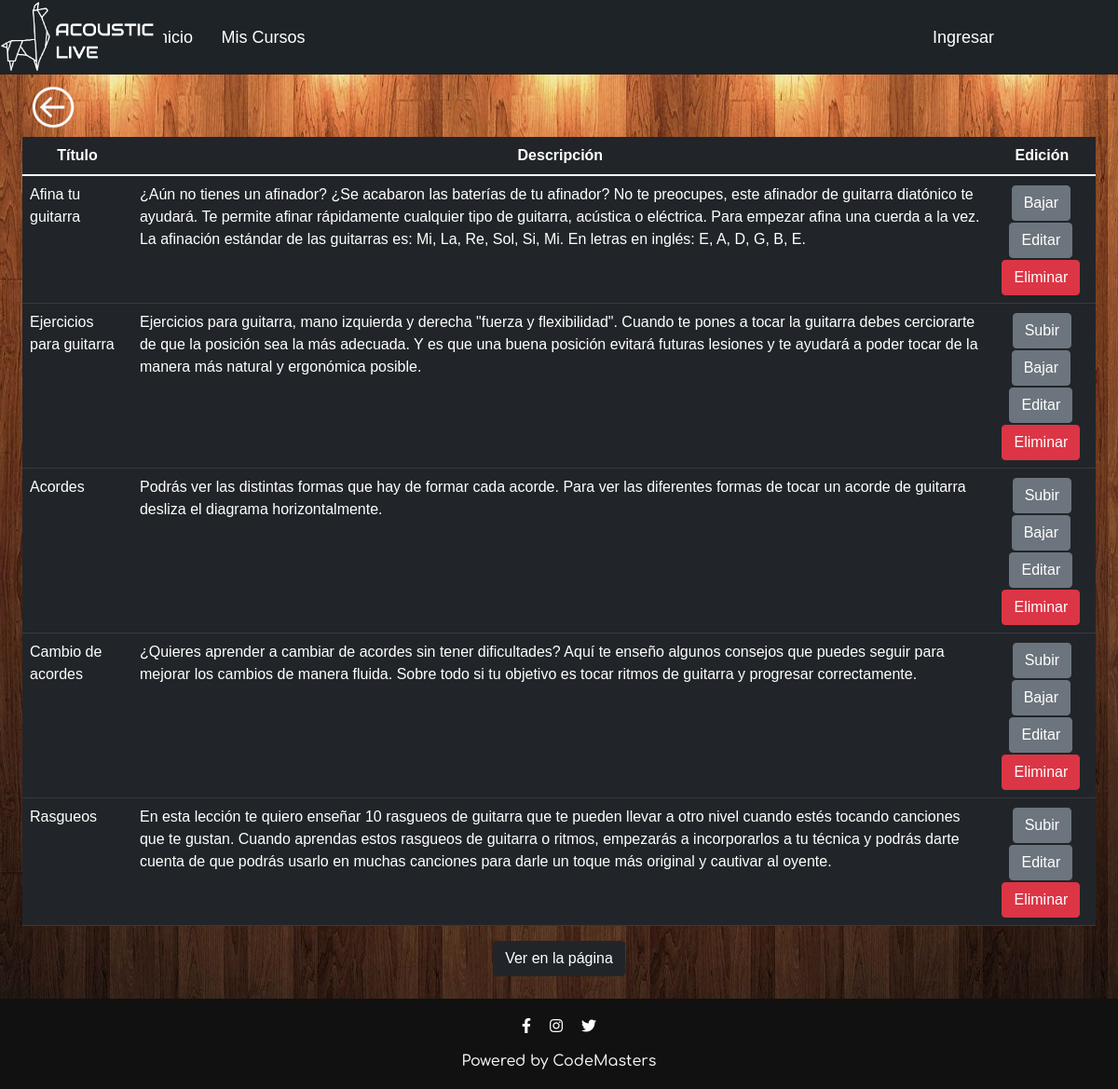
Page /Mis_Videos/1/ on the committed database.
### gestionBD/models.py (models this page shows, shortened)
class Leccion(models.Model):
    nombre_leccion = models.CharField(max_length=100)
    nivel =models.IntegerField()
    link = models.CharField(max_length=600)
    descripcion = models.TextField()
    idprofesor = models.ForeignKey(Profesor,on_delete=CASCADE)
    orden = models.IntegerField(null=True)

### gestionBD/views.py (the view)
# urls.py: path('Mis_Videos/<int:nivel>/',crud_profesores),
def crud_profesores(request, nivel): #CRUD Profesores
    lecciones = Leccion.objects.filter(nivel=nivel, idprofesor_id=3).order_by('orden')
    cant = 0
    for leccion in lecciones:
        cant = cant + 1
    contexto = {
        'lecciones' : lecciones,
        'cantidad' : cant,
        'nivel' : nivel,
    }
    return render(request,'CRUD_Profesores.html', contexto)

### Acoustic_Live/Templates/CRUD_Profesores.html (shortened to what this page needs)
{% extends 'Base.html' %}
{% block content %}
{% load static %}
<div class="container-fluid" style="padding-top: 90px;">
    <link rel="stylesheet" href="{% static '/css/fondo.css' %}" >
    <form action="/Inicio_Profesores/" method="GET">
      <input type="image" name="boton_back" style="margin-left: 20px; " src="{% static 'Imagenes/flechita.png' %}" alt="Volver atras" width="50" height="50">
    </form>
    <div class="container-fluid contenedor">
      <div class="col-lg-12">
        <div class="table-responsive">
          <table class="table table-dark table-hover">
            <thead>
              <tr>
                <th class="text-center">T&iacute;tulo</th>
                <th class="text-center">Descripci&oacute;n</th>
                <th class="text-center">Edici&oacute;n</th>
              </tr>
            </thead>
            <tbody>
              {% for leccion in lecciones %}
              <tr>
                <td>{{ leccion.nombre_leccion  }}</td>
                <td> {{ leccion.descripcion }} </td>
                <td>
                  {% ifequal 1 leccion.orden %}
                    <center><a href="/Bajar/3/{{ leccion.orden }}/{{ leccion.nivel }}" class="btn btn-secondary" style="margin-right: 2%; margin-top: 2%;">Bajar</a></center>
                  {% else %}
                    {% ifequal cantidad leccion.orden %}
                    <center><a href="/Subir/3/{{ leccion.orden }}/{{ leccion.nivel }}" class="btn btn-secondary" style="margin-right: 2%; margin-left: 2%;margin-top: 2%;">Subir</a></center>
                    {% else %}
                      <center><a href="/Subir/3/{{ leccion.orden }}/{{ leccion.nivel }}" class="btn btn-secondary" style="margin-right: 2%; margin-left: 2%;margin-top: 2%;">Subir</a>
                      <a href="/Bajar/3/{{ leccion.orden }}/{{ leccion.nivel }}" class="btn btn-secondary" style="margin-right: 2%; margin-top: 2%;">Bajar</a></center>
                    {% endifequal %}
                  {% endifequal %}
                    <center><a href="/Editar_video/{{leccion.id}}/{{leccion.nivel}}" class="btn btn-secondary" style="margin-right: 2%; margin-top: 2%;">Editar</a></center>
                    <center> <a href="#exampleModal" id="{{leccion.id}}" class="btn btn-danger" style="margin-right: 2%; margin-top: 2%;" onclick="clicked(event,'3', '{{ leccion.id }}', '{{ leccion.orden }}','{{ leccion.nivel }}')" data-bs-toggle="modal">Eliminar</a></center>
                </td>
              </tr>
              {% endfor %}
            </tbody>
          </table>
        </div>
        <form action="/vista_videos_para_profesores/3/{{nivel}}" method="GET">
          <center><input type="submit" class="btn btn-dark w-150" value="Ver en la p&aacute;gina"></center>
        </form>
     </div>
    </div>
</div>
{% endblock %}

### Acoustic_Live/Templates/Base.html (shortened to what this page needs)
<!DOCTYPE html>
<html lang="es">
{% load static %}
<head>
    <link rel="stylesheet" href="{% static 'bootstrap/css/bootstrap.min.css' %}">
    <link rel="stylesheet" href="{% static '/css/style.css' %}">
    <link href="https://cdnjs.cloudflare.com/ajax/libs/font-awesome/5.13.0/css/all.min.css" rel="stylesheet">
</head>
<body>
    <nav style="z-index: 2;">
        <a href="/Inicio/" class="enlace">
            <img src="{% static 'Imagenes/Logo.jpg' %}" alt="" class="logo">
        </a>
        <div class="men">
            <div class="iz">
                <ul>
                    <li><a href="/Inicio/">Inicio</a></li>
                    <li><a href="/Mis_Cursos">Mis Cursos</a></li>
                </ul>
            </div>
            <div class="der">
                <ul>
                    <li><a href="/Login/">Ingresar</a></li>
                </ul>
            </div>
        </div>
    </nav>
     {% block content %}   {% endblock %}
     <footer style="margin-top: 2%; padding-bottom: 1%; background-color: #111; padding-top: 1.5%; color: #fff;">
        <div class="footer-content">
            <ul class="socials">
                <li><a href="https://www.facebook.com/Acoustic-Live-105974658569772"><i class="fab fa-facebook-f"></i></a></li>
                <li><a href="https://www.instagram.com/acoustic_live2021/"><i class="fab fa-instagram"></i></a></li>
                <li><a href="https://twitter.com/acoustic_live21"><i class="fab fa-twitter"></i></a></li>
            </ul>
            <h6 class="text-light">Powered by CodeMasters</h6>
        </div>
    </footer>
</body>
</html>

### static/css/style.css (style rules this page uses)
body { font-family: Arial, Helvetica, sans-serif; margin: 0; }
* { padding: 0; margin: 0; box-sizing: border-box; }
nav { background: #1E2327; height: 80px; width: 100%; position: fixed; }
.enlace { position: absolute; padding: 0.5px 0px; }
.logo { height: 79px; }
.der { float: right; margin-right: 10%; margin-left: 10%; list-style: none; text-decoration: none; list-style: none; box-sizing: border-box; }
.iz { float: left; margin-left: 10%; margin-right: 10%; list-style: none; text-decoration: none; list-style: none; box-sizing: border-box; }
nav ul li { text-align: center; display: inline-block; list-style: none; line-height: 80px; margin: 0px 0px; }
nav ul li a { color: white; font-size: 18px; padding: 7px 13px; border-radius: 3px; text-decoration: none; font-family: Arial, Helvetica, sans-serif; }
.contenedor { min-height:100vh; position:relative; }
.footer-content { display: flex; align-items: center; justify-content: center; flex-direction: column; text-align: center; font-family: Comfortaa; }
.socials { list-style: none; display: flex; padding-left: 0%; }
.socials li { margin: 0 10px; }
.socials a { text-decoration: none; color: #fff; }
.socials a i { font-size: 1rem; transition: color .3s ease; }

### static/css/fondo.css (style rules this page uses)
body { background-image: url('../Imagenes/fondo.jpg'); background-repeat: no-repeat; background-size: 100% 100%; background-attachment: fixed; }

### rows in the picture
Leccion: nombre_leccion "Afina tu guitarra", descripcion "¿Aún no tienes un afinador? ¿Se acabaron las baterías de tu afinador? No te preocupes, este afinador de guitarra diatónico te ayudará. Te permite afinar rápidamente cualquier tipo de guitarra, acústica o eléctrica. Para empezar afina una cuerda a la vez. La afinación estándar de las guitarras es: Mi, La, Re, Sol, Si, Mi. En letras en inglés: E, A, D, G, B, E."
Leccion: nombre_leccion "Ejercicios para guitarra", descripcion "Ejercicios para guitarra, mano izquierda y derecha \"fuerza y flexibilidad\". Cuando te pones a tocar la guitarra debes cerciorarte de que la posición sea la más adecuada. Y es que una buena posición evitará futuras lesiones y te ayudará a poder tocar de la manera más natural y ergonómica posible."
Leccion: nombre_leccion "Acordes", descripcion "Podrás ver las distintas formas que hay de formar cada acorde. Para ver las diferentes formas de tocar un acorde de guitarra desliza el diagrama horizontalmente."
Leccion: nombre_leccion "Cambio de acordes", descripcion "¿Quieres aprender a cambiar de acordes sin tener dificultades? Aquí te enseño algunos consejos que puedes seguir para mejorar los cambios de manera fluida. Sobre todo si tu objetivo es tocar ritmos de guitarra y progresar correctamente."
Leccion: nombre_leccion "Rasgueos", descripcion "En esta lección te quiero enseñar 10 rasgueos de guitarra que te pueden llevar a otro nivel cuando estés tocando canciones que te gustan. Cuando aprendas estos rasgueos de guitarra o ritmos, empezarás a incorporarlos a tu técnica y podrás darte cuenta de que podrás usarlo en muchas canciones para darle un toque más original y cautivar al oyente."
